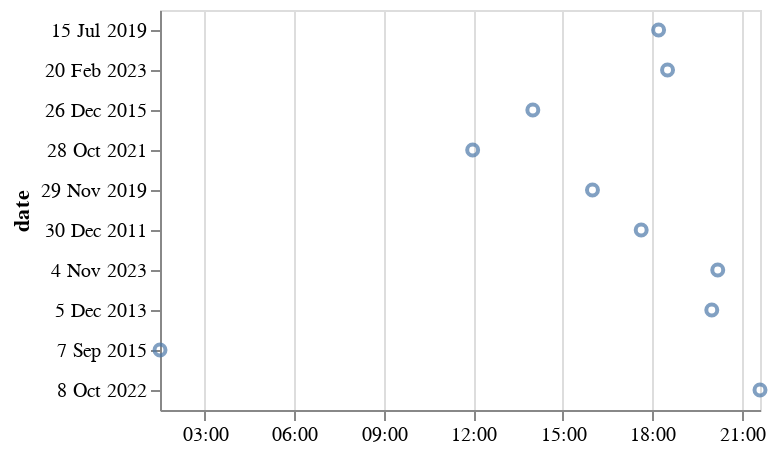

The code cell stored with this chart in its notebook:
### Code cell
base.mark_point().encode(
    x = alt.X('hoursminutes(start_time_obj)', axis = alt.Axis(labels=True)).title(None),
    y = alt.Y('date')
)

### Figure 1 — Vega-Lite specification as saved in the notebook (floating-point values rounded to 4 significant figures)
{"config": {"view": {"continuousWidth": 300, "continuousHeight": 300}}, "data": {"name": "data-cbc59c39ad43e39e96a654d7d61df58f"}, "mark": {"type": "point"}, "encoding": {"x": {"axis": {"labels": true}, "field": "start_time_obj", "timeUnit": "hoursminutes", "title": null, "type": "temporal"}, "y": {"field": "date", "type": "nominal"}}, "$schema": "https://vega.github.io/schema/vega-lite/v5.20.1.json", "datasets": {"data-cbc59c39ad43e39e96a654d7d61df58f": [{"start_time_obj": "1900-01-01T18:13:00", "end_time_calculate": "1900-01-02T17:44:00", "staff": "18", "title": "Wastwater Screes – Mon 15th Jul 2019", "date": "15 Jul 2019", "Incident_Cause": "Cragfast"}, {"start_time_obj": "1900-01-01T16:00:00", "end_time_calculate": "1900-01-02T15:00:00", "staff": "8", "title": "Wastwater Screes – Fri 29th Nov 2019", "date": "29 Nov 2019", "Incident_Cause": "Other"}, {"start_time_obj": "1900-01-01T17:38:00", "end_time_calculate": "1900-01-02T16:00:00", "staff": "28", "title": "Piers Gill, Scafell Pike – Fri 30th Dec 2011", "date": "30 Dec 2011", "Incident_Cause": "Overdue"}, {"start_time_obj": "1900-01-01T20:00:00", "end_time_calculate": "1900-01-02T18:00:00", "staff": "6", "title": "Essex – Thu 5th Dec 2013", "date": "5 Dec 2013", "Incident_Cause": "Other"}, {"start_time_obj": "1900-01-01T01:30:00", "end_time_calculate": "1900-01-01T23:00:00", "staff": "24", "title": "Waberthwaite – Mon 7th Sep 2015", "date": "7 Sep 2015", "Incident_Cause": "Overdue"}, {"start_time_obj": "1900-01-01T21:37:00", "end_time_calculate": "1900-01-02T19:04:00", "staff": "20", "title": "Scafell Pike – Sat 8th Oct 2022", "date": "8 Oct 2022", "Incident_Cause": "Overdue"}, {"start_time_obj": "1900-01-01T18:31:00", "end_time_calculate": "1900-01-02T14:47:00", "staff": "37", "title": "Scafell Pike – Mon 20th Feb 2023", "date": "20 Feb 2023", "Incident_Cause": "Lost"}, {"start_time_obj": "1900-01-01T11:59:00", "end_time_calculate": "1900-01-02T08:00:00", "staff": "2", "title": "Scafell Pike – Thu 28th Oct 2021", "date": "28 Oct 2021", "Incident_Cause": "Other"}, {"start_time_obj": "1900-01-01T20:12:00", "end_time_calculate": "1900-01-02T15:46:00", "staff": "17", "title": "Great End – Sat 4th Nov 2023", "date": "4 Nov 2023", "Incident_Cause": "Lost"}, {"start_time_obj": "1900-01-01T14:00:00", "end_time_calculate": "1900-01-02T09:30:00", "staff": "7", "title": "York – Sat 26th Dec 2015", "date": "26 Dec 2015", "Incident_Cause": "Other"}]}}
